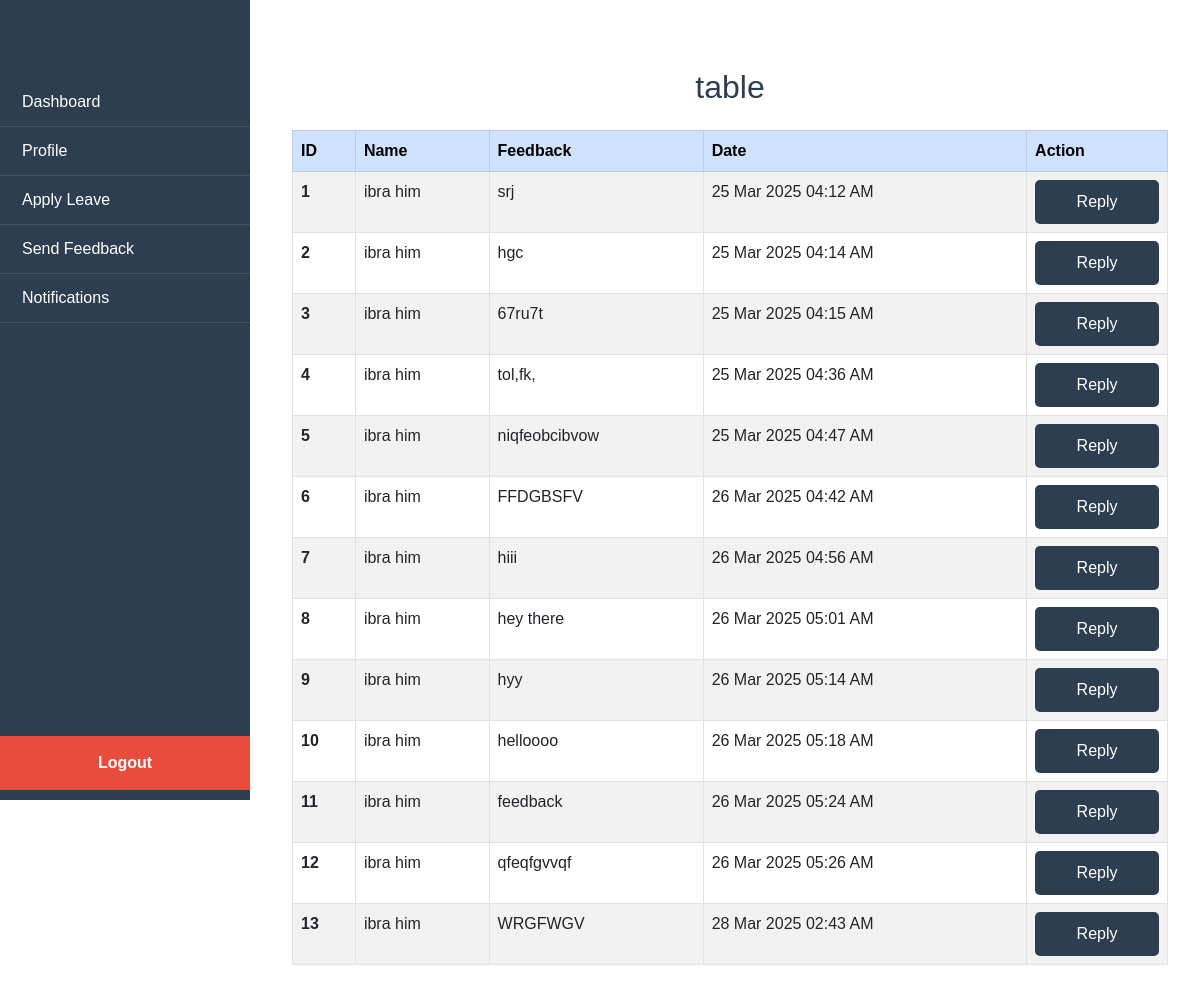
The app's page /feedbackview_page with its own data.
### myapp/models.py (models this page shows, shortened)
class Feedback(models.Model):
   staff_id = models.ForeignKey(Staff, on_delete=models.CASCADE)
   feedback = models.TextField()
   feedback_reply = models.TextField(blank=True, null=True)  # Allow blank replies
   status = models.IntegerField(default=0)
   created_at = models.DateTimeField(auto_now_add=True)
   updated_at = models.DateTimeField(auto_now_add=True)

class Staff(models.Model):
    admin = models.OneToOneField(CustomUser, on_delete=models.CASCADE)
    address= models.TextField(max_length=150)
    gender = models.CharField(max_length=150)
    created_at = models.DateTimeField(auto_now_add=True)
    updated_at = models.DateTimeField(auto_now=True)

class CustomUser(AbstractUser):
   USER = (
       (1, 'HOD'),
       (2, 'STAFF')
   )
   user_type = models.CharField(choices=USER, max_length=50, default=1)
   profile_pic = models.ImageField(upload_to='media/profile_pic')

### myapp/views.py (the view)
# urls.py: path('feedbackview_page', views.feedbackview_page, name='feedbackview_page'),
def feedbackview_page(request):
    feedback = Feedback.objects.all()
    feedback_history = Feedback.objects.all()
    context = {
        'feedback': feedback,
        'feedback_history': feedback_history,
    }
    return render(request,'feedbackview.html',context)

### templates/feedbackview.html (shortened to what this page needs)
{% extends 'dashboard.html' %}
{% block content %}
<div class="container mt-5">
    <h2 class="text-center mb-4">table</h2>
    <table class="table table-bordered table-striped table-hover">
        <thead class="table-primary">
            <tr>
                <th>ID</th>
                <th>Name</th>
                <th>Feedback</th>
                <th>Date</th>
                <th>Action</th>
            </tr>
        </thead>
        <tbody>
       {% for i in feedback %}
   <tr>
       <th scope="row">{{ i.id }}</th>
       <td><div class="d-flex align-items-center">
<span>{{ i.staff_id.admin.first_name }} {{ i.staff_id.admin.last_name }}</span>
</div>
</td>
        <td>{{ i.feedback }}</td>
        <td>{{ i.created_at|date:"d M Y h:i A" }}</td>
       <td>
           <button class="btn btn-success openModalBtn2" data-modal-id="myModal2-{{ i.id }}">Reply</button>
       </td>
   </tr>
{% endfor %}
        </tbody>
    </table>
</div>
{% endblock %}

### templates/dashboard.html (style rules this page uses)
* { margin: 0; padding: 0; box-sizing: border-box; font-family: Arial, sans-serif; }
body { display: flex; }
h2 { margin-bottom: 20px; color: #2C3E50; text-align: center; }
button.btn { width: 100%; padding: 10px; background: #2C3E50; color: white; border: none; border-radius: 5px; font-size: 16px; cursor: pointer; }

### records on screen
Feedback: id "1", staff_id.admin.first_name "ibra", staff_id.admin.last_name "him", feedback "srj", created_at "25 Mar 2025 04:12 AM"
Feedback: id "2", staff_id.admin.first_name "ibra", staff_id.admin.last_name "him", feedback "hgc", created_at "25 Mar 2025 04:14 AM"
Feedback: id "3", staff_id.admin.first_name "ibra", staff_id.admin.last_name "him", feedback "67ru7t", created_at "25 Mar 2025 04:15 AM"
Feedback: id "4", staff_id.admin.first_name "ibra", staff_id.admin.last_name "him", feedback "tol,fk,", created_at "25 Mar 2025 04:36 AM"
Feedback: id "5", staff_id.admin.first_name "ibra", staff_id.admin.last_name "him", feedback "niqfeobcibvow", created_at "25 Mar 2025 04:47 AM"
Feedback: id "6", staff_id.admin.first_name "ibra", staff_id.admin.last_name "him", feedback "FFDGBSFV", created_at "26 Mar 2025 04:42 AM"
Feedback: id "7", staff_id.admin.first_name "ibra", staff_id.admin.last_name "him", feedback "hiii", created_at "26 Mar 2025 04:56 AM"
Feedback: id "8", staff_id.admin.first_name "ibra", staff_id.admin.last_name "him", feedback "hey there", created_at "26 Mar 2025 05:01 AM"
Feedback: id "9", staff_id.admin.first_name "ibra", staff_id.admin.last_name "him", feedback "hyy", created_at "26 Mar 2025 05:14 AM"
Feedback: id "10", staff_id.admin.first_name "ibra", staff_id.admin.last_name "him", feedback "helloooo", created_at "26 Mar 2025 05:18 AM"
Feedback: id "11", staff_id.admin.first_name "ibra", staff_id.admin.last_name "him", feedback "feedback", created_at "26 Mar 2025 05:24 AM"
Feedback: id "12", staff_id.admin.first_name "ibra", staff_id.admin.last_name "him", feedback "qfeqfgvvqf", created_at "26 Mar 2025 05:26 AM"
Feedback: id "13", staff_id.admin.first_name "ibra", staff_id.admin.last_name "him", feedback "WRGFWGV", created_at "28 Mar 2025 02:43 AM"
